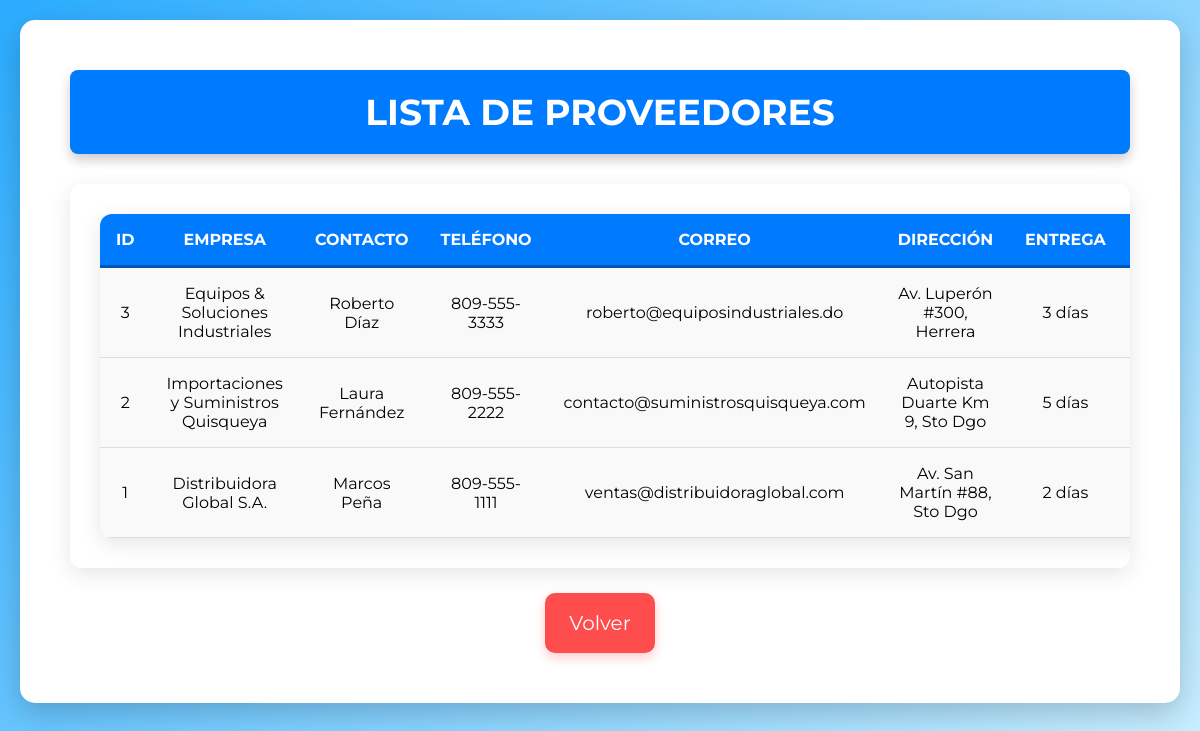
The page /Proveedores/listar.php on the database its author committed.
### tables this page shows
CREATE TABLE `proveedores` (
  `id` int(11) NOT NULL AUTO_INCREMENT,
  `nombre_empresa` varchar(150) NOT NULL,
  `contacto` varchar(100) NOT NULL,
  `telefono` varchar(30) NOT NULL,
  `correo` varchar(100) NOT NULL,
  `direccion` text NOT NULL,
  `tiempo_entrega` int(11) NOT NULL DEFAULT 3,
  `condiciones_pago` varchar(100) NOT NULL,
  `estado` varchar(20) NOT NULL DEFAULT 'Activo',
  PRIMARY KEY (`id`)
);

### Proveedores/listar.php (the view, shortened to what this page needs)
<?php
include("../config/conexion.php");
?>
<!DOCTYPE html>
<html lang="es">
<head>
    <link rel="stylesheet" href="estiloss.css">
</head>
<body>
    <div class="container">
        <h2>Lista de Proveedores</h2>
        <div class="table-container">
            <table>
                <thead>
                    <tr>
                        <th>ID</th>
                        <th>Empresa</th>
                        <th>Contacto</th>
                        <th>Teléfono</th>
                        <th>Correo</th>
                        <th>Dirección</th>
                        <th>Entrega</th>
                        <th>Pago</th>
                    </tr>
                </thead>
                <tbody>
                    <?php
                    $sql = "SELECT * FROM proveedores ORDER BY id DESC";
                    $result = $conn->query($sql);
                    while ($row = $result->fetch_assoc()) {
                        echo "<tr>
                                <td>{$row['id']}</td>
                                <td>{$row['nombre_empresa']}</td>
                                <td>{$row['contacto']}</td>
                                <td>{$row['telefono']}</td>
                                <td>{$row['correo']}</td>
                                <td>{$row['direccion']}</td>
                                <td>{$row['tiempo_entrega']} días</td>
                                <td>{$row['condiciones_pago']}</td>
                                <td>{$row['estado']}</td>
                                <td class='acciones'>
                                    <a href='editar.php?id={$row['id']}' class='edit-button'>Editar</a>
                                    <a href='eliminar.php?id={$row['id']}' class='delete-button' onclick='return confirm(\"¿Estás seguro de eliminar este proveedor?\")'>Eliminar</a>
                                </td>
                            </tr>";
                    }
                    ?>
                </tbody>
            </table>
        </div>
        <div class="extra-links">
            <a href="index.php" class="back-button">Volver</a>
        </div>
    </div>
</body>
</html>

### Proveedores/estiloss.css (style rules this page uses)
* { margin: 0; padding: 0; box-sizing: border-box; font-family: 'Montserrat', sans-serif; }
body { background: linear-gradient(135deg, #2bacff, #cdf0ff); display: flex; flex-direction: column; align-items: center; justify-content: flex-start; min-height: 100vh; padding: 20px; }
.container { background: white; padding: 50px; border-radius: 15px; box-shadow: 0 10px 30px rgba(0, 0, 0, 0.2); width: 100%; max-width: 1300px; text-align: center; margin-bottom: 30px; animation: fadeIn 0.5s ease-in-out; position: relative; }
h2 { color: white; font-size: 36px; font-weight: bold; text-transform: uppercase; background: #007bff; padding: 20px; border-radius: 8px; width: 100%; text-align: center; display: block; box-shadow: 0px 6px 12px rgba(0, 0, 0, 0.2); }
.back-button { display: inline-block; font-size: 20px; padding: 18px 24px; background: #ff4d4d; color: white; text-decoration: none; border-radius: 10px; transition: 0.3s; margin-top: 25px; box-shadow: 0px 5px 12px rgba(255, 0, 0, 0.2); }
.table-container { overflow-x: auto; width: 100%; background: white; padding: 30px; border-radius: 12px; box-shadow: 0 6px 22px rgba(0, 0, 0, 0.1); margin-top: 30px; max-width: 1300px; }
table { width: 100%; border-collapse: collapse; border-radius: 12px; overflow: hidden; box-shadow: 0px 6px 22px rgba(0, 0, 0, 0.1); table-layout: auto; }
th, td { padding: 16px; text-align: center; border-bottom: 1px solid #ddd; background: #f9f9f9; word-wrap: break-word; white-space: normal; }
th { background: #007bff; color: white; font-weight: bold; border-bottom: 3px solid #0056b3; text-transform: uppercase; }
tr:nth-child(even) { background: #eef7ff; }

### rows shown on the page
proveedores: id "3", nombre_empresa "Equipos & Soluciones Industriales", contacto "Roberto Díaz", telefono "809-555-3333", correo "roberto@equiposindustriales.do", direccion "Av. Luperón #300, Herrera", tiempo_entrega "3"
proveedores: id "2", nombre_empresa "Importaciones y Suministros Quisqueya", contacto "Laura Fernández", telefono "809-555-2222", correo "contacto@suministrosquisqueya.com", direccion "Autopista Duarte Km 9, Sto Dgo", tiempo_entrega "5"
proveedores: id "1", nombre_empresa "Distribuidora Global S.A.", contacto "Marcos Peña", telefono "809-555-1111", correo "ventas@distribuidoraglobal.com", direccion "Av. San Martín #88, Sto Dgo", tiempo_entrega "2"
